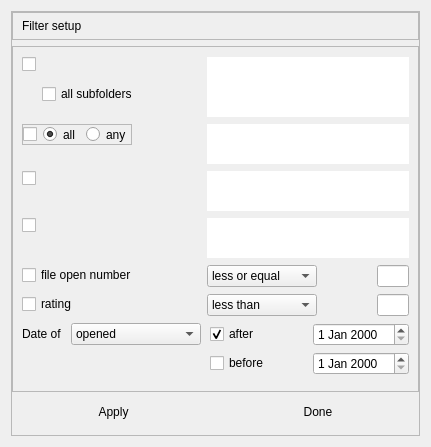
<?xml version="1.0" encoding="UTF-8"?>
<ui version="4.0">
 <class>filterSetup</class>
 <widget class="QWidget" name="filterSetup">
  <property name="geometry">
   <rect>
    <x>0</x>
    <y>0</y>
    <width>431</width>
    <height>447</height>
   </rect>
  </property>
  <property name="windowTitle">
   <string>Form</string>
  </property>
  <layout class="QVBoxLayout" name="verticalLayout">
   <property name="spacing">
    <number>0</number>
   </property>
   <item>
    <widget class="QFrame" name="dlg_frame">
     <property name="frameShape">
      <enum>QFrame::StyledPanel</enum>
     </property>
     <property name="frameShadow">
      <enum>QFrame::Raised</enum>
     </property>
     <layout class="QVBoxLayout" name="verticalLayout_3">
      <property name="leftMargin">
       <number>0</number>
      </property>
      <property name="topMargin">
       <number>0</number>
      </property>
      <property name="rightMargin">
       <number>0</number>
      </property>
      <property name="bottomMargin">
       <number>9</number>
      </property>
      <item>
       <widget class="QFrame" name="ttl_frame">
        <property name="frameShape">
         <enum>QFrame::StyledPanel</enum>
        </property>
        <property name="frameShadow">
         <enum>QFrame::Raised</enum>
        </property>
        <layout class="QHBoxLayout" name="horizontalLayout_6">
         <property name="topMargin">
          <number>6</number>
         </property>
         <property name="bottomMargin">
          <number>6</number>
         </property>
         <item>
          <widget class="QLabel" name="hdr_lbl">
           <property name="text">
            <string>Filter setup</string>
           </property>
          </widget>
         </item>
        </layout>
       </widget>
      </item>
      <item>
       <widget class="QFrame" name="form">
        <property name="frameShape">
         <enum>QFrame::StyledPanel</enum>
        </property>
        <property name="frameShadow">
         <enum>QFrame::Raised</enum>
        </property>
        <layout class="QFormLayout" name="formLayout">
         <item row="0" column="0">
          <layout class="QVBoxLayout" name="verticalLayout_4">
           <property name="spacing">
            <number>0</number>
           </property>
           <item>
            <widget class="QCheckBox" name="selected_dir">
             <property name="checked">
              <bool>false</bool>
             </property>
            </widget>
           </item>
           <item>
            <layout class="QHBoxLayout" name="horizontalLayout_8">
             <item>
              <spacer name="verticalSpacer">
               <property name="orientation">
                <enum>Qt::Vertical</enum>
               </property>
               <property name="sizeHint" stdset="0">
                <size>
                 <width>20</width>
                 <height>40</height>
                </size>
               </property>
              </spacer>
             </item>
             <item>
              <widget class="QCheckBox" name="subDirs">
               <property name="text">
                <string>all subfolders</string>
               </property>
              </widget>
             </item>
            </layout>
           </item>
          </layout>
         </item>
         <item row="0" column="1">
          <widget class="QPlainTextEdit" name="dir_list">
           <property name="maximumSize">
            <size>
             <width>16777215</width>
             <height>60</height>
            </size>
           </property>
           <property name="frameShape">
            <enum>QFrame::NoFrame</enum>
           </property>
           <property name="frameShadow">
            <enum>QFrame::Plain</enum>
           </property>
           <property name="readOnly">
            <bool>true</bool>
           </property>
          </widget>
         </item>
         <item row="1" column="0">
          <widget class="QFrame" name="frame_tag">
           <property name="maximumSize">
            <size>
             <width>16777215</width>
             <height>21</height>
            </size>
           </property>
           <property name="frameShape">
            <enum>QFrame::StyledPanel</enum>
           </property>
           <property name="frameShadow">
            <enum>QFrame::Raised</enum>
           </property>
           <property name="lineWidth">
            <number>1</number>
           </property>
           <layout class="QHBoxLayout" name="horizontalLayout_7">
            <property name="leftMargin">
             <number>0</number>
            </property>
            <property name="topMargin">
             <number>0</number>
            </property>
            <property name="rightMargin">
             <number>0</number>
            </property>
            <property name="bottomMargin">
             <number>0</number>
            </property>
            <item>
             <widget class="QCheckBox" name="selected_tag">
              <property name="checked">
               <bool>false</bool>
              </property>
             </widget>
            </item>
            <item>
             <widget class="QRadioButton" name="all_btn">
              <property name="text">
               <string>all</string>
              </property>
              <property name="checked">
               <bool>true</bool>
              </property>
             </widget>
            </item>
            <item>
             <widget class="QRadioButton" name="any_btn">
              <property name="text">
               <string>any</string>
              </property>
             </widget>
            </item>
           </layout>
          </widget>
         </item>
         <item row="1" column="1">
          <widget class="QPlainTextEdit" name="tag_list">
           <property name="maximumSize">
            <size>
             <width>16777215</width>
             <height>40</height>
            </size>
           </property>
           <property name="frameShape">
            <enum>QFrame::NoFrame</enum>
           </property>
           <property name="frameShadow">
            <enum>QFrame::Plain</enum>
           </property>
           <property name="readOnly">
            <bool>true</bool>
           </property>
          </widget>
         </item>
         <item row="3" column="0">
          <widget class="QCheckBox" name="selected_ext">
          </widget>
         </item>
         <item row="3" column="1">
          <widget class="QPlainTextEdit" name="ext_list">
           <property name="maximumSize">
            <size>
             <width>16777215</width>
             <height>40</height>
            </size>
           </property>
           <property name="frameShape">
            <enum>QFrame::NoFrame</enum>
           </property>
           <property name="frameShadow">
            <enum>QFrame::Plain</enum>
           </property>
           <property name="readOnly">
            <bool>true</bool>
           </property>
          </widget>
         </item>
         <item row="4" column="0">
          <widget class="QCheckBox" name="selected_author">
          </widget>
         </item>
         <item row="4" column="1">
          <widget class="QPlainTextEdit" name="author_list">
           <property name="maximumSize">
            <size>
             <width>16777215</width>
             <height>40</height>
            </size>
           </property>
           <property name="frameShape">
            <enum>QFrame::NoFrame</enum>
           </property>
           <property name="frameShadow">
            <enum>QFrame::Plain</enum>
           </property>
           <property name="readOnly">
            <bool>true</bool>
           </property>
          </widget>
         </item>
         <item row="5" column="0">
          <widget class="QCheckBox" name="open_sel">
           <property name="text">
            <string>file open number</string>
           </property>
          </widget>
         </item>
         <item row="5" column="1">
          <layout class="QHBoxLayout" name="horizontalLayout">
           <item>
            <widget class="QComboBox" name="open_cond">
             <property name="minimumSize">
              <size>
               <width>110</width>
               <height>0</height>
              </size>
             </property>
             <item>
              <property name="text">
               <string>less or equal</string>
              </property>
             </item>
             <item>
              <property name="text">
               <string>greater than</string>
              </property>
             </item>
            </widget>
           </item>
           <item>
            <spacer name="horizontalSpacer_2">
             <property name="orientation">
              <enum>Qt::Horizontal</enum>
             </property>
             <property name="sizeHint" stdset="0">
              <size>
               <width>40</width>
               <height>20</height>
              </size>
             </property>
            </spacer>
           </item>
           <item>
            <widget class="QLineEdit" name="open_edit">
             <property name="sizePolicy">
              <sizepolicy hsizetype="Fixed" vsizetype="Fixed">
               <horstretch>0</horstretch>
               <verstretch>0</verstretch>
              </sizepolicy>
             </property>
             <property name="minimumSize">
              <size>
               <width>32</width>
               <height>0</height>
              </size>
             </property>
             <property name="maximumSize">
              <size>
               <width>32</width>
               <height>16777215</height>
              </size>
             </property>
             <property name="alignment">
              <set>Qt::AlignCenter</set>
             </property>
            </widget>
           </item>
          </layout>
         </item>
         <item row="6" column="0">
          <widget class="QCheckBox" name="rating_sel">
           <property name="text">
            <string>rating</string>
           </property>
          </widget>
         </item>
         <item row="6" column="1">
          <layout class="QHBoxLayout" name="horizontalLayout_2">
           <item>
            <widget class="QComboBox" name="rating_cond">
             <property name="minimumSize">
              <size>
               <width>110</width>
               <height>0</height>
              </size>
             </property>
             <item>
              <property name="text">
               <string>less than</string>
              </property>
             </item>
             <item>
              <property name="text">
               <string>equal to</string>
              </property>
             </item>
             <item>
              <property name="text">
               <string>greater than</string>
              </property>
             </item>
            </widget>
           </item>
           <item>
            <spacer name="horizontalSpacer_3">
             <property name="orientation">
              <enum>Qt::Horizontal</enum>
             </property>
             <property name="sizeHint" stdset="0">
              <size>
               <width>40</width>
               <height>20</height>
              </size>
             </property>
            </spacer>
           </item>
           <item>
            <widget class="QLineEdit" name="rating_edit">
             <property name="sizePolicy">
              <sizepolicy hsizetype="Fixed" vsizetype="Fixed">
               <horstretch>0</horstretch>
               <verstretch>0</verstretch>
              </sizepolicy>
             </property>
             <property name="minimumSize">
              <size>
               <width>32</width>
               <height>0</height>
              </size>
             </property>
             <property name="maximumSize">
              <size>
               <width>32</width>
               <height>16777215</height>
              </size>
             </property>
             <property name="alignment">
              <set>Qt::AlignCenter</set>
             </property>
            </widget>
           </item>
          </layout>
         </item>
         <item row="7" column="0">
          <layout class="QHBoxLayout" name="horizontalLayout_3">
           <property name="spacing">
            <number>9</number>
           </property>
           <item>
            <widget class="QLabel" name="label_2">
             <property name="text">
              <string>Date of</string>
             </property>
            </widget>
           </item>
           <item>
            <widget class="QComboBox" name="date_type">
             <property name="minimumSize">
              <size>
               <width>130</width>
               <height>0</height>
              </size>
             </property>
             <item>
              <property name="text">
               <string>opened</string>
              </property>
             </item>
             <item>
              <property name="text">
               <string>modified</string>
              </property>
             </item>
             <item>
              <property name="text">
               <string>published</string>
              </property>
             </item>
             <item>
              <property name="text">
               <string>last_note_date</string>
              </property>
             </item>
            </widget>
           </item>
          </layout>
         </item>
         <item row="7" column="1">
          <layout class="QVBoxLayout" name="verticalLayout_2">
           <item>
            <layout class="QHBoxLayout" name="horizontalLayout_4">
             <property name="leftMargin">
              <number>3</number>
             </property>
             <item>
              <widget class="QCheckBox" name="after">
               <property name="text">
                <string>after</string>
               </property>
               <property name="checked">
                <bool>true</bool>
               </property>
              </widget>
             </item>
             <item>
              <widget class="QDateEdit" name="after_date">
              </widget>
             </item>
            </layout>
           </item>
           <item>
            <layout class="QHBoxLayout" name="horizontalLayout_5">
             <property name="leftMargin">
              <number>3</number>
             </property>
             <item>
              <widget class="QCheckBox" name="before">
               <property name="text">
                <string>before</string>
               </property>
              </widget>
             </item>
             <item>
              <widget class="QDateEdit" name="before_date">
              </widget>
             </item>
            </layout>
           </item>
          </layout>
         </item>
        </layout>
       </widget>
      </item>
      <item>
       <layout class="QHBoxLayout" name="buttonsLayout">
        <property name="spacing">
         <number>20</number>
        </property>
        <property name="leftMargin">
         <number>9</number>
        </property>
        <property name="topMargin">
         <number>0</number>
        </property>
        <property name="rightMargin">
         <number>9</number>
        </property>
        <property name="bottomMargin">
         <number>0</number>
        </property>
        <item>
         <widget class="QPushButton" name="btnApply">
          <property name="minimumSize">
           <size>
            <width>0</width>
            <height>28</height>
           </size>
          </property>
          <property name="text">
           <string>Apply</string>
          </property>
          <property name="flat">
           <bool>true</bool>
          </property>
         </widget>
        </item>
        <item>
         <widget class="QPushButton" name="btnDone">
          <property name="minimumSize">
           <size>
            <width>0</width>
            <height>28</height>
           </size>
          </property>
          <property name="text">
           <string>Done</string>
          </property>
          <property name="default">
           <bool>false</bool>
          </property>
          <property name="flat">
           <bool>true</bool>
          </property>
         </widget>
        </item>
       </layout>
      </item>
     </layout>
    </widget>
   </item>
  </layout>
 </widget>
 <resources/>
 <connections/>
</ui>
